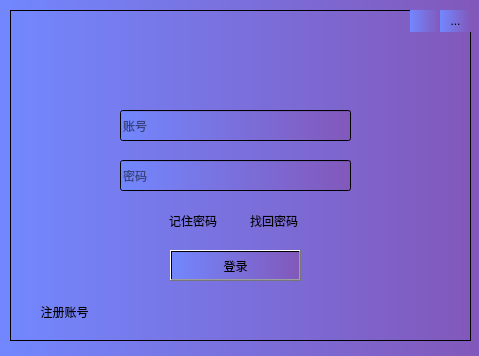
<?xml version="1.0" encoding="UTF-8"?>
<ui version="4.0">
 <class>LoginDialog</class>
 <widget class="QDialog" name="LoginDialog">
  <property name="geometry">
   <rect>
    <x>0</x>
    <y>0</y>
    <width>479</width>
    <height>356</height>
   </rect>
  </property>
  <property name="windowTitle">
   <string>Dialog</string>
  </property>
  <property name="styleSheet">
   <string notr="true">background-color: qlineargradient(spread:pad, x1:0, y1:0, x2:1, y2:0, stop:0 rgba(114,135,254), stop:1 rgba(130,88,186));</string>
  </property>
  <widget class="QFrame" name="frame">
   <property name="geometry">
    <rect>
     <x>10</x>
     <y>10</y>
     <width>461</width>
     <height>331</height>
    </rect>
   </property>
   <property name="styleSheet">
    <string notr="true"/>
   </property>
   <property name="frameShape">
    <enum>QFrame::StyledPanel</enum>
   </property>
   <property name="frameShadow">
    <enum>QFrame::Raised</enum>
   </property>
   <widget class="QLineEdit" name="edit_pw">
    <property name="geometry">
     <rect>
      <x>110</x>
      <y>150</y>
      <width>231</width>
      <height>31</height>
     </rect>
    </property>
    <property name="text">
     <string/>
    </property>
    <property name="echoMode">
     <enum>QLineEdit::Password</enum>
    </property>
    <property name="placeholderText">
     <string>密码</string>
    </property>
   </widget>
   <widget class="QLineEdit" name="edit_name">
    <property name="geometry">
     <rect>
      <x>110</x>
      <y>100</y>
      <width>231</width>
      <height>31</height>
     </rect>
    </property>
    <property name="placeholderText">
     <string>账号</string>
    </property>
   </widget>
   <widget class="QCheckBox" name="checkBox">
    <property name="geometry">
     <rect>
      <x>140</x>
      <y>200</y>
      <width>93</width>
      <height>21</height>
     </rect>
    </property>
    <property name="styleSheet">
     <string notr="true">background-color:transparent</string>
    </property>
    <property name="text">
     <string>记住密码</string>
    </property>
   </widget>
   <widget class="QLabel" name="label">
    <property name="geometry">
     <rect>
      <x>240</x>
      <y>200</y>
      <width>72</width>
      <height>21</height>
     </rect>
    </property>
    <property name="styleSheet">
     <string notr="true">background-color:transparent</string>
    </property>
    <property name="text">
     <string>找回密码</string>
    </property>
   </widget>
   <widget class="QPushButton" name="btn_log">
    <property name="geometry">
     <rect>
      <x>160</x>
      <y>240</y>
      <width>131</width>
      <height>31</height>
     </rect>
    </property>
    <property name="text">
     <string>登录</string>
    </property>
   </widget>
   <widget class="QPushButton" name="btn_register">
    <property name="geometry">
     <rect>
      <x>10</x>
      <y>290</y>
      <width>89</width>
      <height>24</height>
     </rect>
    </property>
    <property name="text">
     <string>注册账号</string>
    </property>
    <property name="flat">
     <bool>true</bool>
    </property>
   </widget>
   <widget class="QToolButton" name="btn_min">
    <property name="geometry">
     <rect>
      <x>400</x>
      <y>0</y>
      <width>31</width>
      <height>22</height>
     </rect>
    </property>
    <property name="styleSheet">
     <string notr="true">image: url(:/img/min.png);</string>
    </property>
    <property name="text">
     <string/>
    </property>
    <property name="icon">
     <iconset resource="rs.qrc">
      <normaloff>:/img/min.png</normaloff>:/img/min.png</iconset>
    </property>
    <property name="autoRaise">
     <bool>true</bool>
    </property>
   </widget>
   <widget class="QToolButton" name="btn_quit">
    <property name="geometry">
     <rect>
      <x>430</x>
      <y>0</y>
      <width>31</width>
      <height>22</height>
     </rect>
    </property>
    <property name="text">
     <string>...</string>
    </property>
    <property name="icon">
     <iconset resource="rs.qrc">
      <normaloff>:/img/close.png</normaloff>:/img/close.png</iconset>
    </property>
    <property name="autoRaise">
     <bool>true</bool>
    </property>
   </widget>
  </widget>
 </widget>
 <resources>
  <include location="rs.qrc"/>
 </resources>
 <connections/>
</ui>
